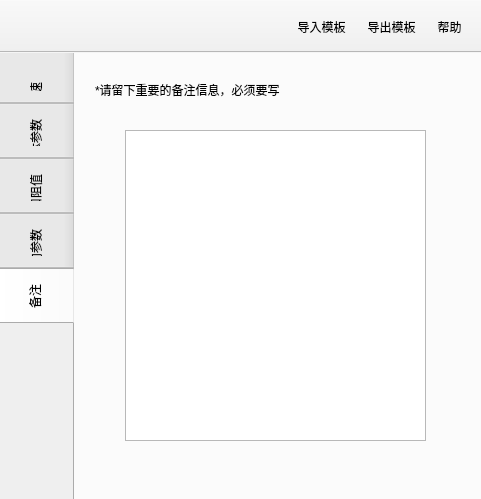
<?xml version="1.0" encoding="UTF-8"?>
<ui version="4.0">
 <class>MainWindow</class>
 <widget class="QMainWindow" name="MainWindow">
  <property name="geometry">
   <rect>
    <x>0</x>
    <y>0</y>
    <width>481</width>
    <height>499</height>
   </rect>
  </property>
  <property name="maximumSize">
   <size>
    <width>1500</width>
    <height>1000</height>
   </size>
  </property>
  <property name="windowTitle">
   <string>CFD-GUI</string>
  </property>
  <property name="windowIcon">
   <iconset>
    <normaloff>../../../../.designer/backup/fluent_gui/title_icon.jpg</normaloff>../../../../.designer/backup/fluent_gui/title_icon.jpg</iconset>
  </property>
  <property name="statusTip">
   <string notr="true"/>
  </property>
  <property name="styleSheet">
   <string notr="true">QToorBar::handle{height:40px; spacing: 10px;}</string>
  </property>
  <widget class="QWidget" name="centralwidget">
   <widget class="QTabWidget" name="tabWidget">
    <property name="geometry">
     <rect>
      <x>-5</x>
      <y>-5</y>
      <width>521</width>
      <height>471</height>
     </rect>
    </property>
    <property name="minimumSize">
     <size>
      <width>500</width>
      <height>450</height>
     </size>
    </property>
    <property name="font">
     <font>
      <family>微软雅黑</family>
      <pointsize>9</pointsize>
      <weight>50</weight>
      <bold>false</bold>
     </font>
    </property>
    <property name="statusTip">
     <string/>
    </property>
    <property name="whatsThis">
     <string/>
    </property>
    <property name="layoutDirection">
     <enum>Qt::LeftToRight</enum>
    </property>
    <property name="styleSheet">
     <string notr="true">QTabBar::tab {height:55px; min-width: 80px;boder:none}
QTabWidget::tab-bar { alignment: left; }</string>
    </property>
    <property name="tabPosition">
     <enum>QTabWidget::West</enum>
    </property>
    <property name="tabShape">
     <enum>QTabWidget::Rounded</enum>
    </property>
    <property name="currentIndex">
     <number>4</number>
    </property>
    <property name="iconSize">
     <size>
      <width>20</width>
      <height>20</height>
     </size>
    </property>
    <widget class="QWidget" name="RPM_tab">
     <property name="accessibleDescription">
      <string/>
     </property>
     <attribute name="title">
      <string>转速            </string>
     </attribute>
     <widget class="QSlider" name="mode_slider">
      <property name="geometry">
       <rect>
        <x>320</x>
        <y>90</y>
        <width>31</width>
        <height>291</height>
       </rect>
      </property>
      <property name="minimum">
       <number>1</number>
      </property>
      <property name="maximum">
       <number>7</number>
      </property>
      <property name="singleStep">
       <number>1</number>
      </property>
      <property name="pageStep">
       <number>1</number>
      </property>
      <property name="value">
       <number>1</number>
      </property>
      <property name="sliderPosition">
       <number>1</number>
      </property>
      <property name="orientation">
       <enum>Qt::Vertical</enum>
      </property>
      <property name="invertedAppearance">
       <bool>true</bool>
      </property>
      <property name="tickPosition">
       <enum>QSlider::TicksBelow</enum>
      </property>
      <property name="tickInterval">
       <number>1</number>
      </property>
     </widget>
     <widget class="QLabel" name="label">
      <property name="geometry">
       <rect>
        <x>20</x>
        <y>30</y>
        <width>381</width>
        <height>20</height>
       </rect>
      </property>
      <property name="text">
       <string>*请滑动选择存在的模式，并填入相应转速（RPM）</string>
      </property>
     </widget>
     <widget class="QFrame" name="frame">
      <property name="geometry">
       <rect>
        <x>30</x>
        <y>60</y>
        <width>291</width>
        <height>361</height>
       </rect>
      </property>
      <property name="layoutDirection">
       <enum>Qt::LeftToRight</enum>
      </property>
      <property name="frameShape">
       <enum>QFrame::StyledPanel</enum>
      </property>
      <property name="frameShadow">
       <enum>QFrame::Raised</enum>
      </property>
      <layout class="QGridLayout" name="gridLayout_2">
       <property name="leftMargin">
        <number>20</number>
       </property>
       <property name="topMargin">
        <number>10</number>
       </property>
       <property name="rightMargin">
        <number>20</number>
       </property>
       <property name="bottomMargin">
        <number>20</number>
       </property>
       <property name="spacing">
        <number>10</number>
       </property>
       <item row="4" column="0">
        <widget class="QLabel" name="defrost_label">
         <property name="enabled">
          <bool>false</bool>
         </property>
         <property name="minimumSize">
          <size>
           <width>50</width>
           <height>0</height>
          </size>
         </property>
         <property name="text">
          <string>Defrost</string>
         </property>
        </widget>
       </item>
       <item row="0" column="0">
        <widget class="QLabel" name="vent_label">
         <property name="minimumSize">
          <size>
           <width>50</width>
           <height>0</height>
          </size>
         </property>
         <property name="text">
          <string>Vent</string>
         </property>
        </widget>
       </item>
       <item row="2" column="0">
        <widget class="QLabel" name="foot_label">
         <property name="enabled">
          <bool>false</bool>
         </property>
         <property name="minimumSize">
          <size>
           <width>50</width>
           <height>0</height>
          </size>
         </property>
         <property name="text">
          <string>Foot</string>
         </property>
        </widget>
       </item>
       <item row="7" column="0">
        <widget class="QLabel" name="hil_label">
         <property name="enabled">
          <bool>false</bool>
         </property>
         <property name="minimumSize">
          <size>
           <width>50</width>
           <height>0</height>
          </size>
         </property>
         <property name="text">
          <string>Hi-Level</string>
         </property>
        </widget>
       </item>
       <item row="0" column="1">
        <widget class="QSlider" name="vent_slider">
         <property name="minimumSize">
          <size>
           <width>140</width>
           <height>0</height>
          </size>
         </property>
         <property name="minimum">
          <number>0</number>
         </property>
         <property name="maximum">
          <number>34</number>
         </property>
         <property name="pageStep">
          <number>1</number>
         </property>
         <property name="value">
          <number>10</number>
         </property>
         <property name="orientation">
          <enum>Qt::Horizontal</enum>
         </property>
        </widget>
       </item>
       <item row="3" column="0">
        <widget class="QLabel" name="bil_label">
         <property name="enabled">
          <bool>false</bool>
         </property>
         <property name="minimumSize">
          <size>
           <width>50</width>
           <height>0</height>
          </size>
         </property>
         <property name="text">
          <string>Bi-Level</string>
         </property>
        </widget>
       </item>
       <item row="6" column="0">
        <widget class="QLabel" name="trl_label">
         <property name="enabled">
          <bool>false</bool>
         </property>
         <property name="minimumSize">
          <size>
           <width>50</width>
           <height>0</height>
          </size>
         </property>
         <property name="text">
          <string>Tri-Level</string>
         </property>
        </widget>
       </item>
       <item row="5" column="0">
        <widget class="QLabel" name="defog_label">
         <property name="enabled">
          <bool>false</bool>
         </property>
         <property name="minimumSize">
          <size>
           <width>50</width>
           <height>0</height>
          </size>
         </property>
         <property name="text">
          <string>Defog</string>
         </property>
        </widget>
       </item>
       <item row="5" column="1">
        <widget class="QSlider" name="defog_slider">
         <property name="enabled">
          <bool>false</bool>
         </property>
         <property name="minimumSize">
          <size>
           <width>140</width>
           <height>0</height>
          </size>
         </property>
         <property name="minimum">
          <number>0</number>
         </property>
         <property name="maximum">
          <number>34</number>
         </property>
         <property name="pageStep">
          <number>1</number>
         </property>
         <property name="value">
          <number>14</number>
         </property>
         <property name="orientation">
          <enum>Qt::Horizontal</enum>
         </property>
        </widget>
       </item>
       <item row="4" column="1">
        <widget class="QSlider" name="defrost_slider">
         <property name="enabled">
          <bool>false</bool>
         </property>
         <property name="minimumSize">
          <size>
           <width>140</width>
           <height>0</height>
          </size>
         </property>
         <property name="minimum">
          <number>0</number>
         </property>
         <property name="maximum">
          <number>34</number>
         </property>
         <property name="pageStep">
          <number>1</number>
         </property>
         <property name="value">
          <number>14</number>
         </property>
         <property name="orientation">
          <enum>Qt::Horizontal</enum>
         </property>
        </widget>
       </item>
       <item row="6" column="1">
        <widget class="QSlider" name="trl_slider">
         <property name="enabled">
          <bool>false</bool>
         </property>
         <property name="minimumSize">
          <size>
           <width>140</width>
           <height>0</height>
          </size>
         </property>
         <property name="minimum">
          <number>0</number>
         </property>
         <property name="maximum">
          <number>34</number>
         </property>
         <property name="pageStep">
          <number>1</number>
         </property>
         <property name="value">
          <number>14</number>
         </property>
         <property name="orientation">
          <enum>Qt::Horizontal</enum>
         </property>
        </widget>
       </item>
       <item row="3" column="1">
        <widget class="QSlider" name="bil_slider">
         <property name="enabled">
          <bool>false</bool>
         </property>
         <property name="minimumSize">
          <size>
           <width>140</width>
           <height>0</height>
          </size>
         </property>
         <property name="minimum">
          <number>0</number>
         </property>
         <property name="maximum">
          <number>34</number>
         </property>
         <property name="pageStep">
          <number>1</number>
         </property>
         <property name="value">
          <number>14</number>
         </property>
         <property name="orientation">
          <enum>Qt::Horizontal</enum>
         </property>
        </widget>
       </item>
       <item row="7" column="1">
        <widget class="QSlider" name="hil_slider">
         <property name="enabled">
          <bool>false</bool>
         </property>
         <property name="minimumSize">
          <size>
           <width>140</width>
           <height>0</height>
          </size>
         </property>
         <property name="minimum">
          <number>0</number>
         </property>
         <property name="maximum">
          <number>34</number>
         </property>
         <property name="pageStep">
          <number>1</number>
         </property>
         <property name="value">
          <number>14</number>
         </property>
         <property name="orientation">
          <enum>Qt::Horizontal</enum>
         </property>
        </widget>
       </item>
       <item row="2" column="1">
        <widget class="QSlider" name="foot_slider">
         <property name="enabled">
          <bool>false</bool>
         </property>
         <property name="minimumSize">
          <size>
           <width>140</width>
           <height>0</height>
          </size>
         </property>
         <property name="minimum">
          <number>0</number>
         </property>
         <property name="maximum">
          <number>34</number>
         </property>
         <property name="pageStep">
          <number>1</number>
         </property>
         <property name="value">
          <number>14</number>
         </property>
         <property name="orientation">
          <enum>Qt::Horizontal</enum>
         </property>
        </widget>
       </item>
       <item row="0" column="2">
        <widget class="QLineEdit" name="vent_edit">
         <property name="minimumSize">
          <size>
           <width>40</width>
           <height>0</height>
          </size>
         </property>
         <property name="text">
          <string>3000</string>
         </property>
        </widget>
       </item>
       <item row="2" column="2">
        <widget class="QLineEdit" name="foot_edit">
         <property name="enabled">
          <bool>false</bool>
         </property>
         <property name="minimumSize">
          <size>
           <width>40</width>
           <height>0</height>
          </size>
         </property>
         <property name="text">
          <string>3200</string>
         </property>
        </widget>
       </item>
       <item row="3" column="2">
        <widget class="QLineEdit" name="bil_edit">
         <property name="enabled">
          <bool>false</bool>
         </property>
         <property name="minimumSize">
          <size>
           <width>40</width>
           <height>0</height>
          </size>
         </property>
         <property name="text">
          <string>3200</string>
         </property>
        </widget>
       </item>
       <item row="4" column="2">
        <widget class="QLineEdit" name="defrost_edit">
         <property name="enabled">
          <bool>false</bool>
         </property>
         <property name="minimumSize">
          <size>
           <width>40</width>
           <height>0</height>
          </size>
         </property>
         <property name="text">
          <string>3200</string>
         </property>
        </widget>
       </item>
       <item row="5" column="2">
        <widget class="QLineEdit" name="defog_edit">
         <property name="enabled">
          <bool>false</bool>
         </property>
         <property name="minimumSize">
          <size>
           <width>40</width>
           <height>0</height>
          </size>
         </property>
         <property name="text">
          <string>3200</string>
         </property>
        </widget>
       </item>
       <item row="6" column="2">
        <widget class="QLineEdit" name="trl_edit">
         <property name="enabled">
          <bool>false</bool>
         </property>
         <property name="minimumSize">
          <size>
           <width>40</width>
           <height>0</height>
          </size>
         </property>
         <property name="text">
          <string>3200</string>
         </property>
        </widget>
       </item>
       <item row="7" column="2">
        <widget class="QLineEdit" name="hil_edit">
         <property name="enabled">
          <bool>false</bool>
         </property>
         <property name="minimumSize">
          <size>
           <width>40</width>
           <height>0</height>
          </size>
         </property>
         <property name="text">
          <string>3200</string>
         </property>
        </widget>
       </item>
      </layout>
     </widget>
    </widget>
    <widget class="QWidget" name="porous_tab">
     <attribute name="title">
      <string>芯体参数        </string>
     </attribute>
     <widget class="QLabel" name="label_2">
      <property name="geometry">
       <rect>
        <x>20</x>
        <y>30</y>
        <width>280</width>
        <height>20</height>
       </rect>
      </property>
      <property name="text">
       <string>*请选择拥有的芯体</string>
      </property>
     </widget>
     <widget class="QFrame" name="frame_2">
      <property name="geometry">
       <rect>
        <x>40</x>
        <y>50</y>
        <width>281</width>
        <height>211</height>
       </rect>
      </property>
      <property name="frameShape">
       <enum>QFrame::StyledPanel</enum>
      </property>
      <property name="frameShadow">
       <enum>QFrame::Raised</enum>
      </property>
      <layout class="QGridLayout" name="gridLayout">
       <property name="leftMargin">
        <number>10</number>
       </property>
       <property name="topMargin">
        <number>10</number>
       </property>
       <property name="rightMargin">
        <number>10</number>
       </property>
       <property name="bottomMargin">
        <number>10</number>
       </property>
       <property name="horizontalSpacing">
        <number>30</number>
       </property>
       <property name="verticalSpacing">
        <number>20</number>
       </property>
       <item row="0" column="0">
        <widget class="QLabel" name="evap_label">
         <property name="text">
          <string>蒸发器</string>
         </property>
        </widget>
       </item>
       <item row="0" column="1">
        <widget class="QComboBox" name="evap_combox">
         <property name="currentIndex">
          <number>1</number>
         </property>
         <item>
          <property name="text">
           <string>添加</string>
          </property>
         </item>
         <item>
          <property name="text">
           <string>无</string>
          </property>
         </item>
        </widget>
       </item>
       <item row="1" column="0">
        <widget class="QLabel" name="hc_label">
         <property name="text">
          <string>加热芯</string>
         </property>
        </widget>
       </item>
       <item row="1" column="1">
        <widget class="QComboBox" name="hc_combox">
         <property name="currentIndex">
          <number>1</number>
         </property>
         <item>
          <property name="text">
           <string>添加</string>
          </property>
         </item>
         <item>
          <property name="text">
           <string>无</string>
          </property>
         </item>
        </widget>
       </item>
       <item row="2" column="0">
        <widget class="QLabel" name="filter_label">
         <property name="text">
          <string>过滤芯</string>
         </property>
        </widget>
       </item>
       <item row="2" column="1">
        <widget class="QComboBox" name="filter_combox">
         <property name="currentIndex">
          <number>1</number>
         </property>
         <item>
          <property name="text">
           <string>添加</string>
          </property>
         </item>
         <item>
          <property name="text">
           <string>无</string>
          </property>
         </item>
        </widget>
       </item>
      </layout>
     </widget>
    </widget>
    <widget class="QWidget" name="outlet_tab">
     <attribute name="title">
      <string>出口阻值        </string>
     </attribute>
     <widget class="QScrollArea" name="outlet_scrollarea">
      <property name="geometry">
       <rect>
        <x>50</x>
        <y>80</y>
        <width>291</width>
        <height>341</height>
       </rect>
      </property>
      <property name="styleSheet">
       <string notr="true">QAbstractScrollArea {
    background-color: white;
	border:none
}

QWidget{
    background-color: white;
}</string>
      </property>
      <property name="verticalScrollBarPolicy">
       <enum>Qt::ScrollBarAsNeeded</enum>
      </property>
      <property name="widgetResizable">
       <bool>true</bool>
      </property>
      <widget class="QWidget" name="scrollAreaWidgetContents">
       <property name="geometry">
        <rect>
         <x>0</x>
         <y>0</y>
         <width>291</width>
         <height>341</height>
        </rect>
       </property>
       <layout class="QFormLayout" name="formLayout">
        <property name="horizontalSpacing">
         <number>60</number>
        </property>
        <property name="verticalSpacing">
         <number>20</number>
        </property>
        <property name="leftMargin">
         <number>20</number>
        </property>
        <property name="topMargin">
         <number>10</number>
        </property>
        <property name="rightMargin">
         <number>20</number>
        </property>
        <property name="bottomMargin">
         <number>20</number>
        </property>
       </layout>
      </widget>
     </widget>
     <widget class="QPushButton" name="outlet_btn">
      <property name="geometry">
       <rect>
        <x>230</x>
        <y>25</y>
        <width>111</width>
        <height>31</height>
       </rect>
      </property>
      <property name="text">
       <string>风阻计算器</string>
      </property>
     </widget>
     <widget class="QLabel" name="label_3">
      <property name="geometry">
       <rect>
        <x>20</x>
        <y>30</y>
        <width>201</width>
        <height>21</height>
       </rect>
      </property>
      <property name="text">
       <string>*请点击计算器，计算各出口风阻</string>
      </property>
     </widget>
    </widget>
    <widget class="QWidget" name="valve_tab">
     <attribute name="title">
      <string>风门参数        </string>
     </attribute>
     <widget class="QLabel" name="label_7">
      <property name="geometry">
       <rect>
        <x>20</x>
        <y>30</y>
        <width>381</width>
        <height>20</height>
       </rect>
      </property>
      <property name="text">
       <string>*请选择温度风门数量，并填入相应的行程</string>
      </property>
     </widget>
     <widget class="QTableWidget" name="valve_table">
      <property name="geometry">
       <rect>
        <x>50</x>
        <y>90</y>
        <width>241</width>
        <height>231</height>
       </rect>
      </property>
      <property name="styleSheet">
       <string notr="true"/>
      </property>
      <property name="horizontalScrollBarPolicy">
       <enum>Qt::ScrollBarAlwaysOff</enum>
      </property>
      <property name="gridStyle">
       <enum>Qt::SolidLine</enum>
      </property>
      <property name="rowCount">
       <number>1</number>
      </property>
      <attribute name="horizontalHeaderDefaultSectionSize">
       <number>100</number>
      </attribute>
      <attribute name="horizontalHeaderStretchLastSection">
       <bool>true</bool>
      </attribute>
      <attribute name="verticalHeaderDefaultSectionSize">
       <number>40</number>
      </attribute>
      <row/>
      <column>
       <property name="text">
        <string>风门名字</string>
       </property>
      </column>
      <column>
       <property name="text">
        <string>风门行程(°)</string>
       </property>
      </column>
      <item row="0" column="0">
       <property name="text">
        <string>温度风门1</string>
       </property>
      </item>
     </widget>
     <widget class="QSlider" name="valve_slider">
      <property name="geometry">
       <rect>
        <x>320</x>
        <y>100</y>
        <width>20</width>
        <height>211</height>
       </rect>
      </property>
      <property name="maximum">
       <number>5</number>
      </property>
      <property name="pageStep">
       <number>1</number>
      </property>
      <property name="value">
       <number>1</number>
      </property>
      <property name="orientation">
       <enum>Qt::Vertical</enum>
      </property>
      <property name="invertedAppearance">
       <bool>true</bool>
      </property>
      <property name="invertedControls">
       <bool>false</bool>
      </property>
      <property name="tickPosition">
       <enum>QSlider::TicksBelow</enum>
      </property>
      <property name="tickInterval">
       <number>1</number>
      </property>
     </widget>
    </widget>
    <widget class="QWidget" name="comment_tab">
     <attribute name="title">
      <string>备注</string>
     </attribute>
     <widget class="QTextEdit" name="comment_edit">
      <property name="geometry">
       <rect>
        <x>50</x>
        <y>80</y>
        <width>301</width>
        <height>311</height>
       </rect>
      </property>
     </widget>
     <widget class="QLabel" name="label_8">
      <property name="geometry">
       <rect>
        <x>20</x>
        <y>30</y>
        <width>381</width>
        <height>20</height>
       </rect>
      </property>
      <property name="text">
       <string>*请留下重要的备注信息，必须要写</string>
      </property>
     </widget>
    </widget>
   </widget>
  </widget>
  <widget class="QToolBar" name="toolBar">
   <property name="minimumSize">
    <size>
     <width>0</width>
     <height>0</height>
    </size>
   </property>
   <property name="windowTitle">
    <string>toolBar</string>
   </property>
   <property name="layoutDirection">
    <enum>Qt::RightToLeft</enum>
   </property>
   <property name="styleSheet">
    <string notr="true">QToolButton{height:40px;margin-right:10px}
QToolBar{spacing:10px;}

	</string>
   </property>
   <property name="movable">
    <bool>false</bool>
   </property>
   <property name="allowedAreas">
    <set>Qt::BottomToolBarArea|Qt::RightToolBarArea|Qt::TopToolBarArea</set>
   </property>
   <property name="iconSize">
    <size>
     <width>45</width>
     <height>35</height>
    </size>
   </property>
   <property name="toolButtonStyle">
    <enum>Qt::ToolButtonFollowStyle</enum>
   </property>
   <property name="floatable">
    <bool>true</bool>
   </property>
   <attribute name="toolBarArea">
    <enum>TopToolBarArea</enum>
   </attribute>
   <attribute name="toolBarBreak">
    <bool>false</bool>
   </attribute>
   <addaction name="actionhelp"/>
   <addaction name="actionexport"/>
   <addaction name="actionimport"/>
  </widget>
  <action name="actionexport">
   <property name="icon">
    <iconset>
     <normaloff>../fluent_gui/icon/文件导出.jpg</normaloff>../fluent_gui/icon/文件导出.jpg</iconset>
   </property>
   <property name="text">
    <string>导出模板</string>
   </property>
   <property name="toolTip">
    <string>导出模板</string>
   </property>
   <property name="shortcut">
    <string>Ctrl+E</string>
   </property>
  </action>
  <action name="actionimport">
   <property name="icon">
    <iconset>
     <normaloff>../fluent_gui/icon/import.jpg</normaloff>../fluent_gui/icon/import.jpg</iconset>
   </property>
   <property name="text">
    <string>导入模板</string>
   </property>
   <property name="shortcut">
    <string>Ctrl+I</string>
   </property>
  </action>
  <action name="actionhelp">
   <property name="icon">
    <iconset>
     <normaloff>../fluent_gui/icon/help.jpg</normaloff>../fluent_gui/icon/help.jpg</iconset>
   </property>
   <property name="text">
    <string>帮助</string>
   </property>
  </action>
 </widget>
 <resources/>
 <connections/>
</ui>
